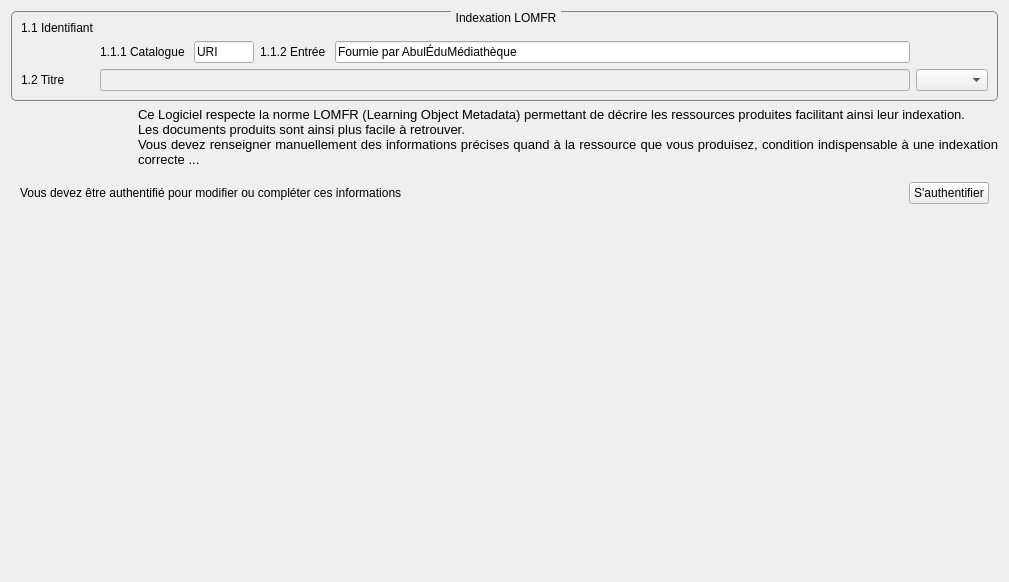
<?xml version="1.0" encoding="UTF-8"?>
<ui version="4.0">
 <class>AbulEduWidgetLOMFrV1</class>
 <widget class="QWidget" name="AbulEduWidgetLOMFrV1">
  <property name="geometry">
   <rect>
    <x>0</x>
    <y>0</y>
    <width>1009</width>
    <height>582</height>
   </rect>
  </property>
  <property name="windowTitle">
   <string>Form</string>
  </property>
  <property name="styleSheet">
   <string notr="true">QGroupBox {
 border: 1px solid gray;
 border-radius: 5px;
 margin-top: 2ex;
}
 QGroupBox::title {
     subcontrol-origin: margin;
     subcontrol-position: top center;
     padding: 0 3px;
}</string>
  </property>
  <layout class="QGridLayout" name="gridLayout_2">
   <item row="0" column="0" colspan="2">
    <widget class="QGroupBox" name="gbLOMFRRequises">
     <property name="styleSheet">
      <string notr="true"/>
     </property>
     <property name="title">
      <string>Indexation LOMFR</string>
     </property>
     <property name="flat">
      <bool>false</bool>
     </property>
     <layout class="QGridLayout" name="gridLayout_5">
      <item row="1" column="0">
       <widget class="QLabel" name="lblLOMFR1_3">
        <property name="text">
         <string>1.1 Identifiant</string>
        </property>
       </widget>
      </item>
      <item row="2" column="1">
       <widget class="QLabel" name="lblLOMFR1_1_1">
        <property name="text">
         <string>1.1.1 Catalogue </string>
        </property>
       </widget>
      </item>
      <item row="2" column="2">
       <widget class="QLineEdit" name="leLOMFR1_1_1">
        <property name="enabled">
         <bool>true</bool>
        </property>
        <property name="maximumSize">
         <size>
          <width>60</width>
          <height>16777215</height>
         </size>
        </property>
        <property name="toolTip">
         <string>Valeur URI (Uniform Resource Identifier) contrainte</string>
        </property>
        <property name="text">
         <string>URI</string>
        </property>
        <property name="readOnly">
         <bool>true</bool>
        </property>
       </widget>
      </item>
      <item row="2" column="3">
       <widget class="QLabel" name="lblLOMFR1_1_2">
        <property name="text">
         <string>1.1.2 Entrée </string>
        </property>
       </widget>
      </item>
      <item row="2" column="4">
       <widget class="QLineEdit" name="leLOMFR1_1_2">
        <property name="enabled">
         <bool>true</bool>
        </property>
        <property name="toolTip">
         <string>Entrez une adresse http:// valide</string>
        </property>
        <property name="text">
         <string>Fournie par AbulÉduMédiathèque</string>
        </property>
        <property name="readOnly">
         <bool>true</bool>
        </property>
       </widget>
      </item>
      <item row="5" column="0">
       <widget class="QLabel" name="lblLOMFR1_2">
        <property name="text">
         <string>1.2 Titre </string>
        </property>
       </widget>
      </item>
      <item row="5" column="1" colspan="4">
       <widget class="QLineEdit" name="leLOMFR1_2">
        <property name="enabled">
         <bool>false</bool>
        </property>
        <property name="toolTip">
         <string>Saisissez le titre que portera le module. Il sera suffixé .abe</string>
        </property>
        <property name="readOnly">
         <bool>true</bool>
        </property>
       </widget>
      </item>
      <item row="5" column="5">
       <widget class="QComboBox" name="cbLOMFR1_2Lang"/>
      </item>
     </layout>
    </widget>
   </item>
   <item row="1" column="0">
    <widget class="QLabel" name="lblLogoLOMFR">
     <property name="maximumSize">
      <size>
       <width>150</width>
       <height>16777215</height>
      </size>
     </property>
     <property name="text">
      <string/>
     </property>
     <property name="pixmap">
      <pixmap resource="AbulEduWidgetLOM.qrc">:/abuleduwidgetlom/icones/lomfr.png</pixmap>
     </property>
     <property name="scaledContents">
      <bool>false</bool>
     </property>
    </widget>
   </item>
   <item row="1" column="1">
    <widget class="QLabel" name="lblCommentaireLOMFR">
     <property name="text">
      <string>&lt;!DOCTYPE HTML PUBLIC &quot;-//W3C//DTD HTML 4.0//EN&quot; &quot;http://www.w3.org/TR/REC-html40/strict.dtd&quot;&gt;
&lt;html&gt;&lt;head&gt;&lt;meta name=&quot;qrichtext&quot; content=&quot;1&quot; /&gt;&lt;style type=&quot;text/css&quot;&gt;
p, li { white-space: pre-wrap; }
&lt;/style&gt;&lt;/head&gt;&lt;body style=&quot; font-family:'Sans'; font-size:10pt; font-weight:400; font-style:normal;&quot;&gt;
&lt;p style=&quot; margin-top:0px; margin-bottom:0px; margin-left:0px; margin-right:0px; -qt-block-indent:0; text-indent:0px;&quot;&gt;Ce Logiciel respecte la norme LOMFR (Learning Object Metadata) permettant de décrire les ressources produites facilitant ainsi leur indexation.&lt;/p&gt;
&lt;p align=&quot;justify&quot; style=&quot; margin-top:0px; margin-bottom:0px; margin-left:0px; margin-right:0px; -qt-block-indent:0; text-indent:0px;&quot;&gt;Les documents produits sont ainsi plus facile à retrouver.&lt;/p&gt;
&lt;p align=&quot;justify&quot; style=&quot; margin-top:0px; margin-bottom:0px; margin-left:0px; margin-right:0px; -qt-block-indent:0; text-indent:0px;&quot;&gt;Vous devez renseigner manuellement des informations précises quand à la ressource que vous produisez, condition indispensable à une indexation correcte ...&lt;/p&gt;&lt;/body&gt;&lt;/html&gt;</string>
     </property>
     <property name="textFormat">
      <enum>Qt::RichText</enum>
     </property>
     <property name="wordWrap">
      <bool>true</bool>
     </property>
    </widget>
   </item>
   <item row="2" column="0" colspan="2">
    <widget class="QFrame" name="frAuthenticate">
     <property name="frameShape">
      <enum>QFrame::NoFrame</enum>
     </property>
     <property name="frameShadow">
      <enum>QFrame::Raised</enum>
     </property>
     <layout class="QGridLayout" name="gridLayout">
      <item row="0" column="0">
       <widget class="QLabel" name="lblAuthenticate">
        <property name="text">
         <string>Vous devez être authentifié pour modifier ou compléter ces informations</string>
        </property>
        <property name="wordWrap">
         <bool>false</bool>
        </property>
       </widget>
      </item>
      <item row="0" column="1">
       <spacer name="hsAutheticate">
        <property name="orientation">
         <enum>Qt::Horizontal</enum>
        </property>
        <property name="sizeHint" stdset="0">
         <size>
          <width>260</width>
          <height>20</height>
         </size>
        </property>
       </spacer>
      </item>
      <item row="0" column="2">
       <widget class="QPushButton" name="btnAuthenticate">
        <property name="text">
         <string>S'authentifier</string>
        </property>
       </widget>
      </item>
     </layout>
    </widget>
   </item>
   <item row="3" column="1">
    <spacer name="verticalSpacer">
     <property name="orientation">
      <enum>Qt::Vertical</enum>
     </property>
     <property name="sizeHint" stdset="0">
      <size>
       <width>860</width>
       <height>338</height>
      </size>
     </property>
    </spacer>
   </item>
  </layout>
 </widget>
 <resources>
  <include location="AbulEduWidgetLOM.qrc"/>
 </resources>
 <connections/>
</ui>
